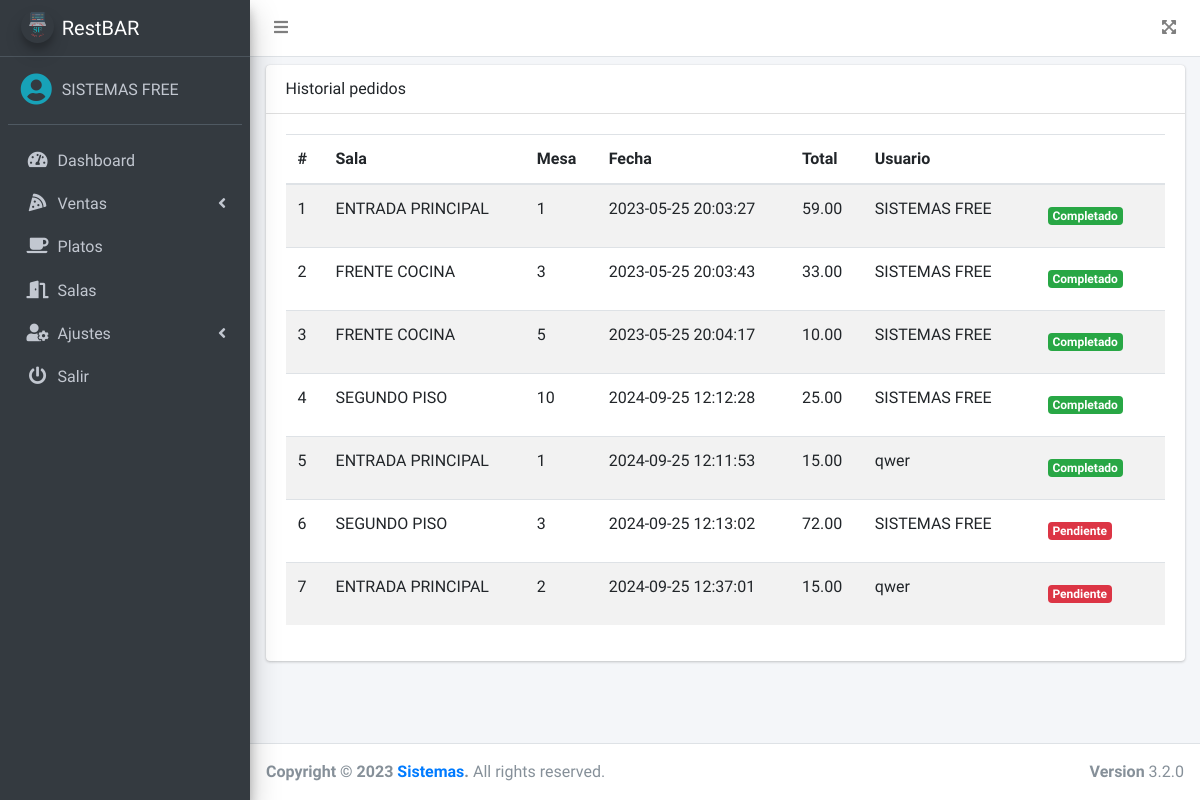
Before: /src/lista_ventas.php (signed in) with the older database file.
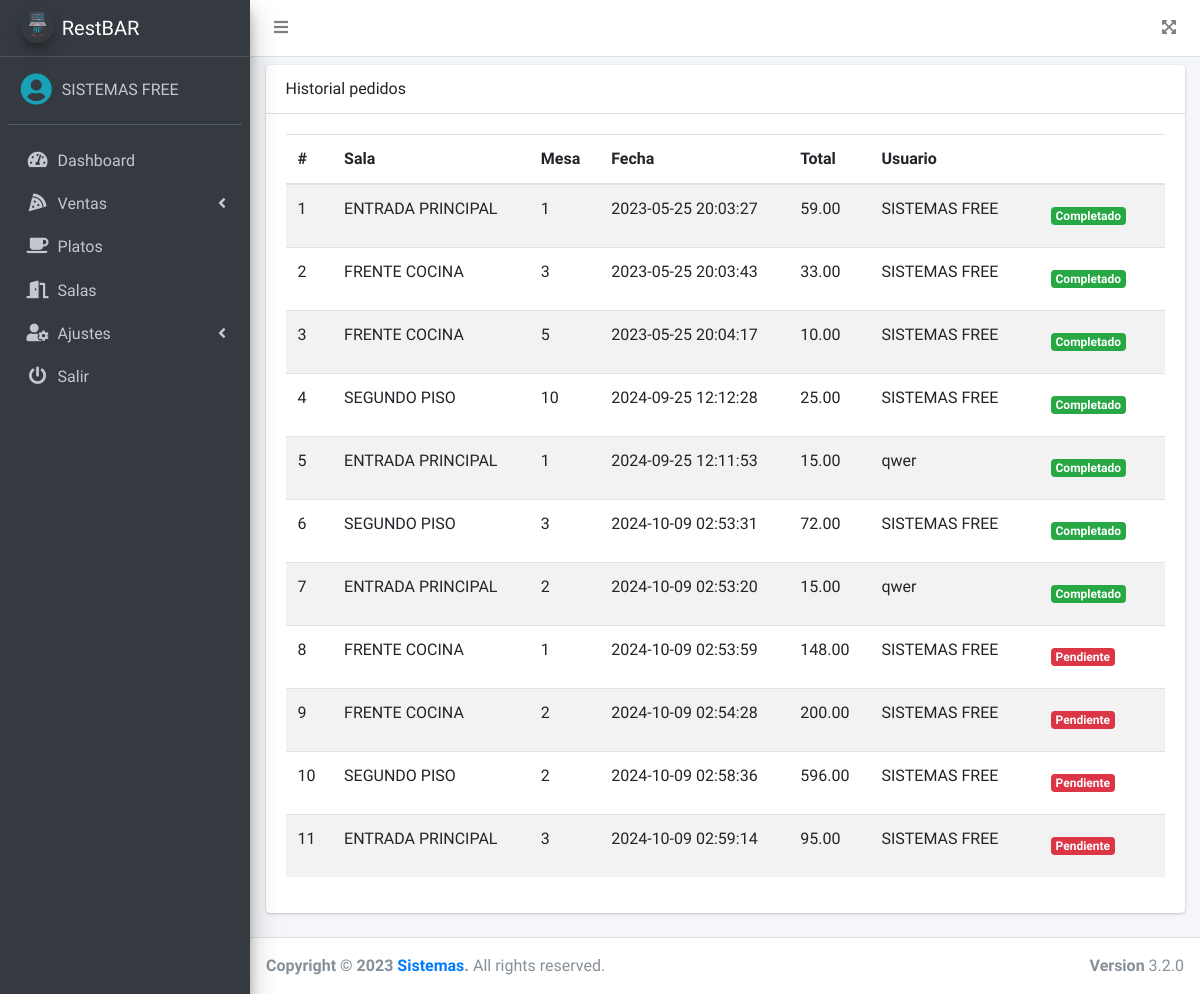
After: the same page with the newer database file.
### tables this page shows
CREATE TABLE `pedidos` (
  `id` int(11) NOT NULL,
  `id_sala` int(11) NOT NULL,
  `num_mesa` int(11) NOT NULL,
  `fecha` timestamp NOT NULL DEFAULT current_timestamp() ON UPDATE current_timestamp(),
  `total` decimal(10,2) NOT NULL,
  `observacion` text DEFAULT NULL,
  `estado` enum('PENDIENTE','FINALIZADO') NOT NULL DEFAULT 'PENDIENTE',
  `id_usuario` int(11) NOT NULL
);

CREATE TABLE `salas` (
  `id` int(11) NOT NULL,
  `nombre` varchar(100) NOT NULL,
  `mesas` int(11) NOT NULL,
  `estado` int(11) NOT NULL DEFAULT 1
);

CREATE TABLE `usuarios` (
  `id` int(11) NOT NULL,
  `nombre` varchar(200) NOT NULL,
  `correo` varchar(200) NOT NULL,
  `pass` varchar(50) NOT NULL,
  `rol` int(11) NOT NULL,
  `estado` int(11) NOT NULL DEFAULT 1
);

### src/lista_ventas.php (the view, shortened to what this page needs)
<?php
if ($_SESSION['rol'] == 1 || $_SESSION['rol'] == 2) {
    require_once "../conexion.php";
    $query = mysqli_query($conexion, "SELECT p.*, s.nombre AS sala, u.nombre FROM pedidos p INNER JOIN salas s ON p.id_sala = s.id INNER JOIN usuarios u ON p.id_usuario = u.id");
    include_once "includes/header.php";
?>
    <div class="card">
        <div class="card-header">
            Historial pedidos
        </div>
        <div class="card-body">
            <div class="table-responsive">
                <table class="table table-striped" id="tbl">
                    <thead>
                        <tr>
                            <th>#</th>
                            <th>Sala</th>
                            <th>Mesa</th>
                            <th>Fecha</th>
                            <th>Total</th>
                            <th>Usuario</th>
                            <th></th>
                        </tr>
                    </thead>
                    <tbody>
                        <?php while ($row = mysqli_fetch_assoc($query)) {
                            if ($row['estado'] == 'PENDIENTE') {
                                $estado = '<span class="badge badge-danger">Pendiente</span>';
                            } else {
                                $estado = '<span class="badge badge-success">Completado</span>';
                            }
                        ?>
                            <tr>
                                <td><?php echo $row['id']; ?></td>
                                <td><?php echo $row['sala']; ?></td>
                                <td><?php echo $row['num_mesa']; ?></td>
                                <td><?php echo $row['fecha']; ?></td>
                                <td><?php echo $row['total']; ?></td>
                                <td><?php echo $row['nombre']; ?></td>
                                <td>
                                    <a href="#" class="btn"><?php echo $estado; ?></a>
                                </td>
                            </tr>
                        <?php } ?>
                    </tbody>
                </table>
            </div>
        </div>
    </div>
<?php include_once "includes/footer.php";
} else {
    header('Location: permisos.php');
}
?>

Changed rows visible on the page:
changed pedidos id 6: fecha "2024-09-25 12:13:02" → "2024-10-09 02:53:31"; estado "Pendiente" → "Completado"
changed pedidos id 7: fecha "2024-09-25 12:37:01" → "2024-10-09 02:53:20"; estado "Pendiente" → "Completado"
added pedidos: id "8", id_sala.nombre "FRENTE COCINA", num_mesa "1", fecha "2024-10-09 02:53:59", total "148.00", id_usuario.nombre "SISTEMAS FREE", estado "Pendiente"
added pedidos: id "9", id_sala.nombre "FRENTE COCINA", num_mesa "2", fecha "2024-10-09 02:54:28", total "200.00", id_usuario.nombre "SISTEMAS FREE", estado "Pendiente"
added pedidos: id "10", id_sala.nombre "SEGUNDO PISO", num_mesa "2", fecha "2024-10-09 02:58:36", total "596.00", id_usuario.nombre "SISTEMAS FREE", estado "Pendiente"
added pedidos: id "11", id_sala.nombre "ENTRADA PRINCIPAL", num_mesa "3", fecha "2024-10-09 02:59:14", total "95.00", id_usuario.nombre "SISTEMAS FREE", estado "Pendiente"
